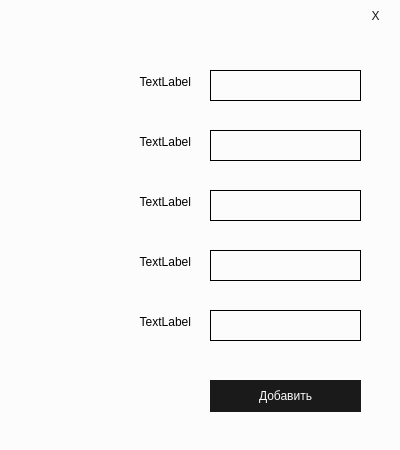
<?xml version="1.0" encoding="UTF-8"?>
<ui version="4.0">
 <class>DialogAddTables</class>
 <widget class="QDialog" name="DialogAddTables">
  <property name="windowModality">
   <enum>Qt::WindowModal</enum>
  </property>
  <property name="geometry">
   <rect>
    <x>0</x>
    <y>0</y>
    <width>400</width>
    <height>450</height>
   </rect>
  </property>
  <property name="contextMenuPolicy">
   <enum>Qt::DefaultContextMenu</enum>
  </property>
  <property name="windowTitle">
   <string>Добавление записи</string>
  </property>
  <property name="styleSheet">
   <string notr="true">background-color: #fcfcfc;</string>
  </property>
  <property name="modal">
   <bool>true</bool>
  </property>
  <widget class="QPushButton" name="pushButtonAdd">
   <property name="geometry">
    <rect>
     <x>210</x>
     <y>380</y>
     <width>151</width>
     <height>32</height>
    </rect>
   </property>
   <property name="styleSheet">
    <string notr="true">background-color: #1a1a1a;

border: none;
color: #fcfcfc;
text-align: center;</string>
   </property>
   <property name="text">
    <string>Добавить</string>
   </property>
   <property name="shortcut">
    <string>Return</string>
   </property>
  </widget>
  <widget class="QLineEdit" name="lineEdit">
   <property name="geometry">
    <rect>
     <x>210</x>
     <y>70</y>
     <width>151</width>
     <height>31</height>
    </rect>
   </property>
   <property name="styleSheet">
    <string notr="true">border-color: #1a1a1a;
border: 1px solid;

background-color: transparent;</string>
   </property>
  </widget>
  <widget class="QLineEdit" name="lineEdit_2">
   <property name="geometry">
    <rect>
     <x>210</x>
     <y>130</y>
     <width>151</width>
     <height>31</height>
    </rect>
   </property>
   <property name="styleSheet">
    <string notr="true">border-color: #1a1a1a;
border: 1px solid;

background-color: transparent;</string>
   </property>
  </widget>
  <widget class="QLineEdit" name="lineEdit_3">
   <property name="geometry">
    <rect>
     <x>210</x>
     <y>190</y>
     <width>151</width>
     <height>31</height>
    </rect>
   </property>
   <property name="styleSheet">
    <string notr="true">border-color: #1a1a1a;
border: 1px solid;

background-color: transparent;</string>
   </property>
  </widget>
  <widget class="QLineEdit" name="lineEdit_4">
   <property name="geometry">
    <rect>
     <x>210</x>
     <y>250</y>
     <width>151</width>
     <height>31</height>
    </rect>
   </property>
   <property name="styleSheet">
    <string notr="true">border-color: #1a1a1a;
border: 1px solid;

background-color: transparent;</string>
   </property>
  </widget>
  <widget class="QLabel" name="label">
   <property name="geometry">
    <rect>
     <x>20</x>
     <y>70</y>
     <width>171</width>
     <height>24</height>
    </rect>
   </property>
   <property name="text">
    <string>TextLabel</string>
   </property>
   <property name="alignment">
    <set>Qt::AlignRight|Qt::AlignTrailing|Qt::AlignVCenter</set>
   </property>
  </widget>
  <widget class="QLabel" name="label_2">
   <property name="geometry">
    <rect>
     <x>20</x>
     <y>130</y>
     <width>171</width>
     <height>24</height>
    </rect>
   </property>
   <property name="text">
    <string>TextLabel</string>
   </property>
   <property name="alignment">
    <set>Qt::AlignRight|Qt::AlignTrailing|Qt::AlignVCenter</set>
   </property>
  </widget>
  <widget class="QLabel" name="label_3">
   <property name="geometry">
    <rect>
     <x>20</x>
     <y>190</y>
     <width>171</width>
     <height>24</height>
    </rect>
   </property>
   <property name="text">
    <string>TextLabel</string>
   </property>
   <property name="alignment">
    <set>Qt::AlignRight|Qt::AlignTrailing|Qt::AlignVCenter</set>
   </property>
  </widget>
  <widget class="QLabel" name="label_4">
   <property name="geometry">
    <rect>
     <x>20</x>
     <y>250</y>
     <width>171</width>
     <height>24</height>
    </rect>
   </property>
   <property name="text">
    <string>TextLabel</string>
   </property>
   <property name="alignment">
    <set>Qt::AlignRight|Qt::AlignTrailing|Qt::AlignVCenter</set>
   </property>
  </widget>
  <widget class="QLabel" name="label_5">
   <property name="geometry">
    <rect>
     <x>20</x>
     <y>310</y>
     <width>171</width>
     <height>24</height>
    </rect>
   </property>
   <property name="text">
    <string>TextLabel</string>
   </property>
   <property name="alignment">
    <set>Qt::AlignRight|Qt::AlignTrailing|Qt::AlignVCenter</set>
   </property>
  </widget>
  <widget class="QPushButton" name="pushButtonClose">
   <property name="geometry">
    <rect>
     <x>360</x>
     <y>0</y>
     <width>31</width>
     <height>32</height>
    </rect>
   </property>
   <property name="styleSheet">
    <string notr="true">background-color: transparent;

border: none;
color: #1a1a1a;
text-align: center;</string>
   </property>
   <property name="text">
    <string>X</string>
   </property>
  </widget>
  <widget class="QLineEdit" name="lineEdit_5">
   <property name="geometry">
    <rect>
     <x>210</x>
     <y>310</y>
     <width>151</width>
     <height>31</height>
    </rect>
   </property>
   <property name="styleSheet">
    <string notr="true">border-color: #1a1a1a;
border: 1px solid;

background-color: transparent;</string>
   </property>
  </widget>
  <widget class="QLabel" name="labelStatus">
   <property name="geometry">
    <rect>
     <x>30</x>
     <y>380</y>
     <width>141</width>
     <height>32</height>
    </rect>
   </property>
   <property name="font">
    <font>
     <family>Akaash</family>
     <pointsize>10</pointsize>
    </font>
   </property>
   <property name="text">
    <string/>
   </property>
   <property name="alignment">
    <set>Qt::AlignRight|Qt::AlignTrailing|Qt::AlignVCenter</set>
   </property>
  </widget>
 </widget>
 <resources/>
 <connections/>
</ui>
